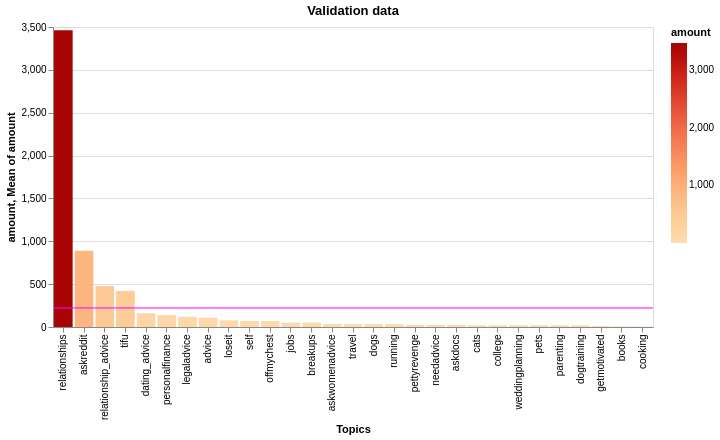

Notebook cell for this chart:
### Code cell
# showing the amount of posts in each subreddit (category) in the validation set
bar = show_me_more(validation, "Validation data", 'orangered', False)
bar.display()

### Figure 1 — Vega-Lite specification as saved in the notebook (floating-point values rounded to 4 significant figures)
{"config": {"view": {"continuousWidth": 300, "continuousHeight": 300}}, "layer": [{"mark": {"type": "bar"}, "encoding": {"color": {"field": "amount", "scale": {"scheme": "orangered", "reverse": false}, "type": "quantitative"}, "tooltip": {"field": "amount", "type": "quantitative"}, "x": {"field": "Topics", "sort": {}, "type": "nominal"}, "y": {"field": "amount", "type": "quantitative"}}, "name": "view_3", "title": "Validation data"}, {"mark": {"type": "rule", "color": "magenta"}, "encoding": {"y": {"aggregate": "mean", "field": "amount", "type": "quantitative"}}}], "data": {"name": "data-8d2bb234f6577aa4678330fbf623370f"}, "params": [{"name": "param_3", "select": {"type": "interval", "encodings": ["x", "y"]}, "bind": "scales", "views": ["view_3"]}], "width": 600, "$schema": "https://vega.github.io/schema/vega-lite/v5.20.1.json", "datasets": {"data-8d2bb234f6577aa4678330fbf623370f": [{"Topics": "relationships", "amount": 3462}, {"Topics": "askreddit", "amount": 891}, {"Topics": "relationship_advice", "amount": 478}, {"Topics": "tifu", "amount": 421}, {"Topics": "dating_advice", "amount": 160}, {"Topics": "personalfinance", "amount": 139}, {"Topics": "legaladvice", "amount": 119}, {"Topics": "advice", "amount": 109}, {"Topics": "loseit", "amount": 78}, {"Topics": "self", "amount": 71}, {"Topics": "offmychest", "amount": 70}, {"Topics": "jobs", "amount": 52}, {"Topics": "breakups", "amount": 52}, {"Topics": "askwomenadvice", "amount": 35}, {"Topics": "travel", "amount": 34}, {"Topics": "dogs", "amount": 34}, {"Topics": "running", "amount": 33}, {"Topics": "pettyrevenge", "amount": 23}, {"Topics": "needadvice", "amount": 23}, {"Topics": "askdocs", "amount": 22}, {"Topics": "cats", "amount": 21}, {"Topics": "college", "amount": 21}, {"Topics": "weddingplanning", "amount": 20}, {"Topics": "pets", "amount": 19}, {"Topics": "parenting", "amount": 19}, {"Topics": "dogtraining", "amount": 19}, {"Topics": "getmotivated", "amount": 11}, {"Topics": "books", "amount": 7}, {"Topics": "cooking", "amount": 4}]}}
